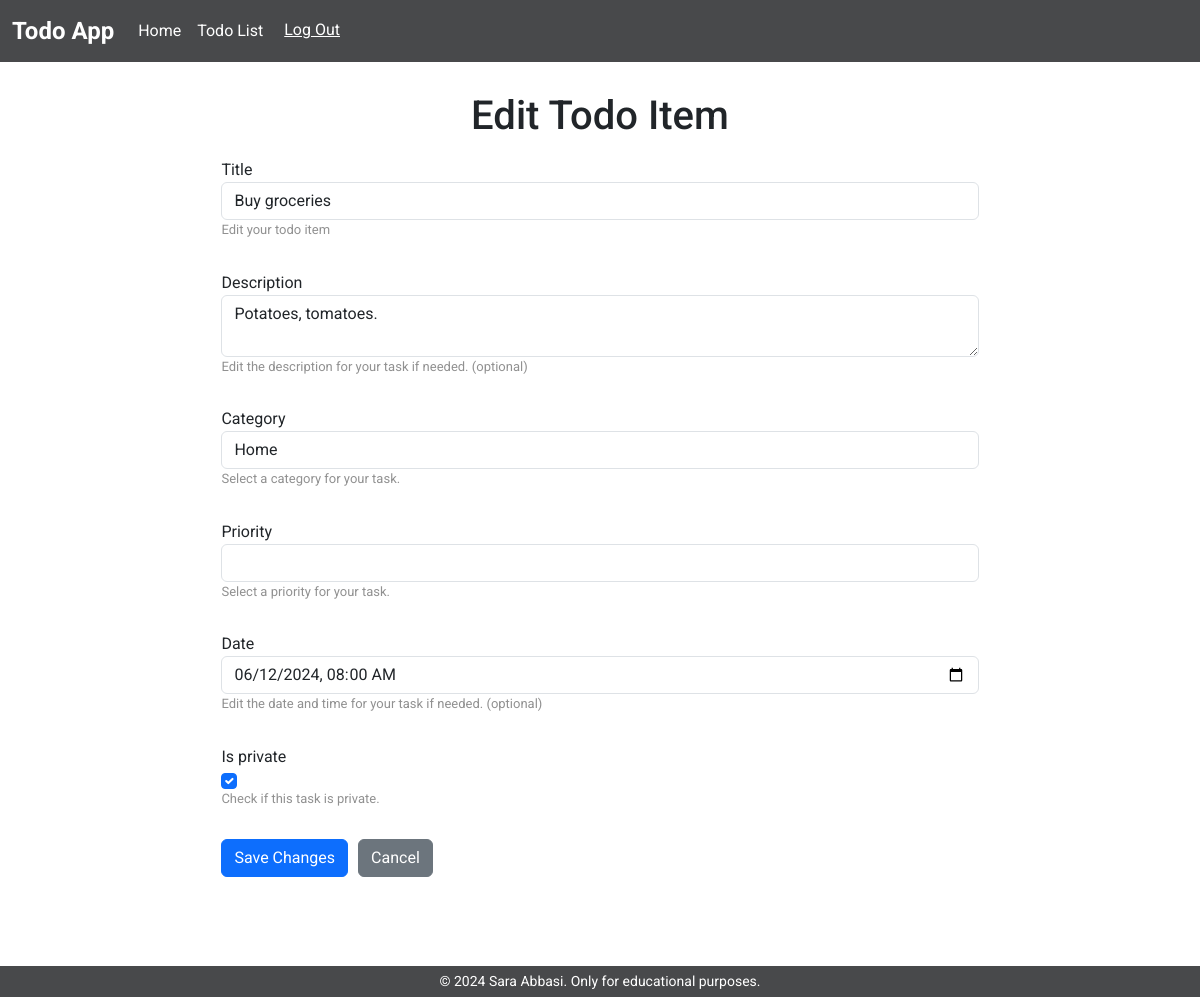
The page /41/edit/ (signed in) on the database as committed earlier.
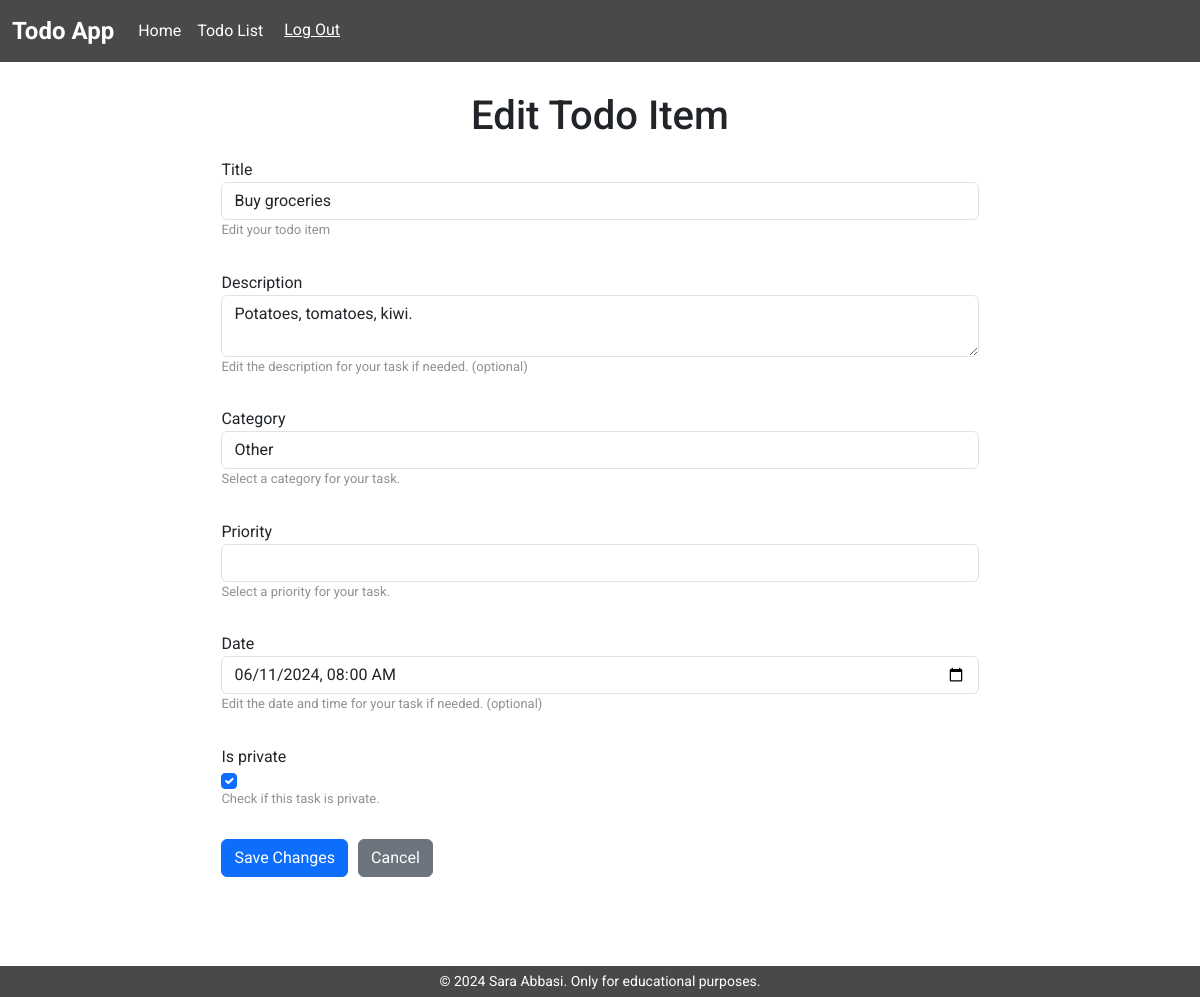
The same page on the database as committed later.
### todo_app/models.py (models this page shows, shortened)
class TodoItem(models.Model):
    title = models.CharField(max_length=200)
    description = models.TextField(blank=True)
    checked = models.BooleanField(default=False)
    owner = models.ForeignKey(User, on_delete=models.CASCADE, null=True)
    date = models.DateTimeField(blank=True, null=True)
    category = models.ForeignKey(
        Category,
        on_delete=models.SET_NULL,
        null=True
    )
    priority = models.ForeignKey(
        Priority,
        on_delete=models.SET_NULL,
        null=True
    )
    is_private = models.BooleanField(default=True)

class Category(models.Model):
    PERSONAL = 'Personal'
    WORK = 'Work'
    STUDY = 'Study'
    HEALTH = 'Health'
    HOME = 'Home'
    OTHER = 'Other'
    CATEGORY_CHOICES = [
        (PERSONAL, 'Personal'),
        (WORK, 'Work'),
        (STUDY, 'Study'),
        (HEALTH, 'Health'),
        (HOME, 'Home'),
        (OTHER, 'Other'),
    ]
    name = models.CharField(max_length=100, choices=CATEGORY_CHOICES)

### todo_app/views.py (the view)
# urls.py: path('<int:id>/edit/', edit_todo_item, name='todo_item_edit'),
@login_required(login_url='/accounts/login')
def edit_todo_item(request, id):
    todo_item = get_object_or_404(TodoItem, id=id, owner=request.user)
    categories = Category.objects.all()
    priorities = Priority.objects.all()
    if request.method == 'POST':
        form = TodoItemForm(request.POST, instance=todo_item)
        if form.is_valid():
            try:
                form.save()
                messages.success(request, 'Task successfully edited')
                return redirect('todo_app:todo_list')
            except ValidationError:
                messages.error(request, 'Task Date can not be in the past')
                form = TodoItemForm(request.POST, instance=todo_item)
                return render(
                    request, 'todo_app/edit_todo_item.html', {
                        'form': form, 'categories': categories,
                        'priorities': priorities
                    }
                )
    else:
        form = TodoItemForm(
            instance=todo_item, categories=categories,
            priorities=priorities)
    return render(
        request, 'todo_app/edit_todo_item.html', {
            'form': form, 'categories': categories, 'priorities': priorities
        }
    )

### todo_app/forms.py
class TodoItemForm(forms.ModelForm):
    category = forms.ModelChoiceField(
        queryset=Category.objects.all(),
        required=True
    )
    priority = forms.ModelChoiceField(
        queryset=Priority.objects.all(),
        required=False
    )
    class Meta:
        model = TodoItem
        fields = [
            'title', 'description', 'checked', 'date',
            'category', 'priority', 'is_private'
        ]
    def __init__(self, *args, **kwargs):
        categories = kwargs.pop('categories', None)
        priorities = kwargs.pop('priorities', None)
        super().__init__(*args, **kwargs)
        if categories:
            self.fields['category'].queryset = categories
        if priorities:
            self.fields['priority'].choices = priorities

### todo_app/templates/todo_app/edit_todo_item.html (shortened to what this page needs)
{% extends 'base.html' %}
{% block content %}
<div class="container edit-form-container">
    <h1>Edit Todo Item</h1>
    <form class="edit-todo-form" method="POST">
        <div class='input-container'>
            <label for="id_title">{{ form.title.label }}</label>
            <input class="form-control" type="text" name="title" value="{{ form.instance.title }}" required id="id_title">
            <p class='helper-text'>Edit your todo item</p>
        </div>
        <div class='input-container'>
            <label for="id_description">{{ form.description.label }}</label>
            <textarea class="form-control" name="description" id="id_description">{{ form.instance.description }}</textarea>
            <p class='helper-text'>Edit the description for your task if needed. (optional)</p>
        </div>
        <div class='input-container'>
            <label for="id_category">{{ form.category.label }}</label>
            <select class="form-control" name="category" id="id_category">
                {% for category in categories %}
                    <option value="{{ category.pk }}" {% if category.pk == form.instance.category.pk %} selected {% endif %}>{{ category.name }}</option>
                {% endfor %}
            </select>
            <p class='helper-text'>Select a category for your task.</p>
        </div>
        <div class='input-container'>
            <label for="id_priority">{{ form.priority.label }}</label>
            <select class="form-control" name="priority" id="id_priority">
            </select>
            <p class='helper-text'>Select a priority for your task.</p>
        </div>
        <div class='input-container'>
            <label for="id_date">{{ form.date.label }}</label>
            <input class="form-control" type="datetime-local" name="date" value="{% if form.instance.date %}{{ form.instance.date|date:'Y-m-d\TH:i' }}{% endif %}" id="id_date">
            <p class='helper-text'>Edit the date and time for your task if needed. (optional)</p>
        </div>
        <div class='input-container'>
            <label for="id_is_private">{{ form.is_private.label }}</label>
            <input class="form-check-input" type="checkbox" name="is_private" {% if form.instance.is_private %}checked{% endif %} id="id_is_private">
            <p class='helper-text'>Check if this task is private.</p>
        </div>
        <button class='btn btn-primary' type="submit">Save Changes</button>
        <a href="{% url 'todo_app:todo_list' %}" class="btn btn-secondary">Cancel</a>
    </form>
</div>
{% endblock %}

Rows that differ between the two databases and show on the page:
changed TodoItem "Buy groceries": description "Potatoes, tomatoes." → "Potatoes, tomatoes, kiwi."; category "Home" → "Other"; date "06/12/2024 08:00" → "06/11/2024 08:00"
